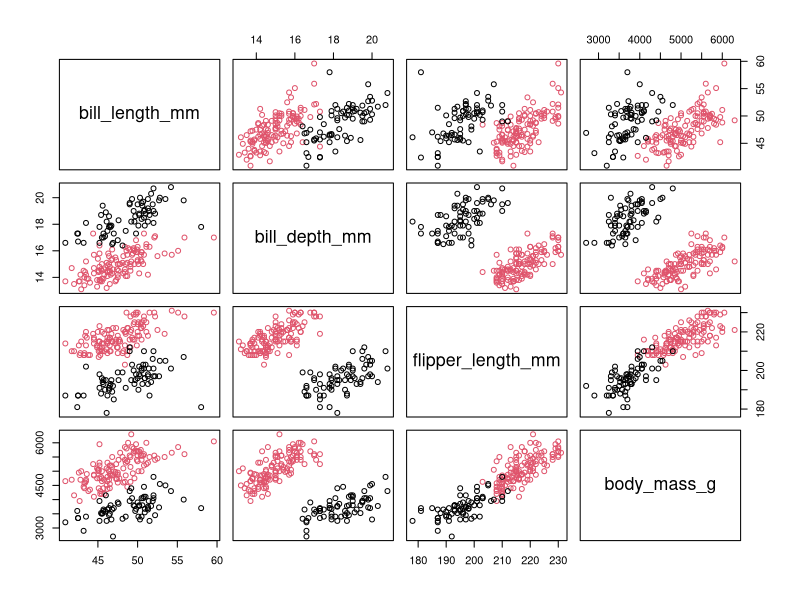
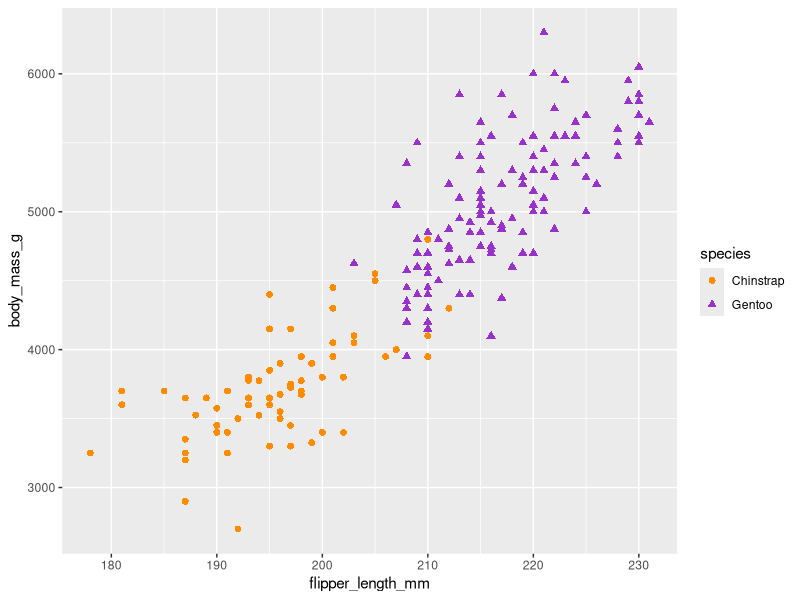
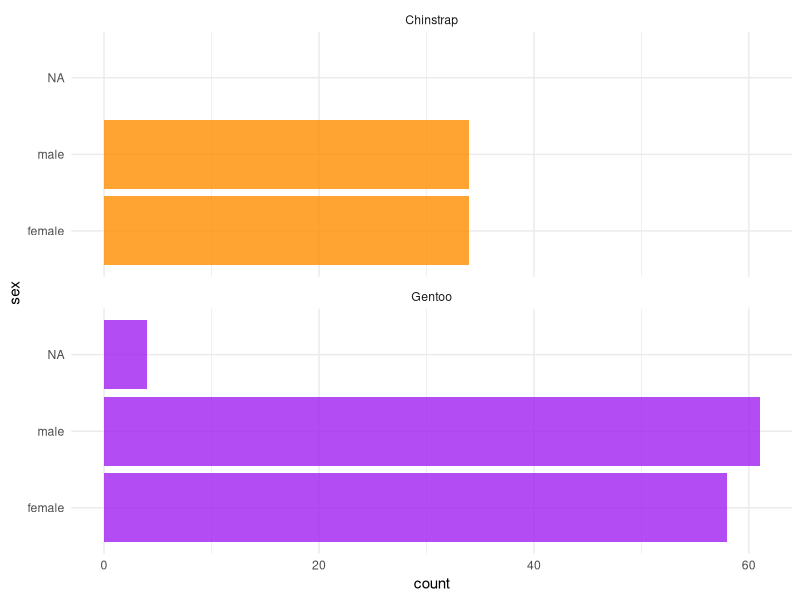
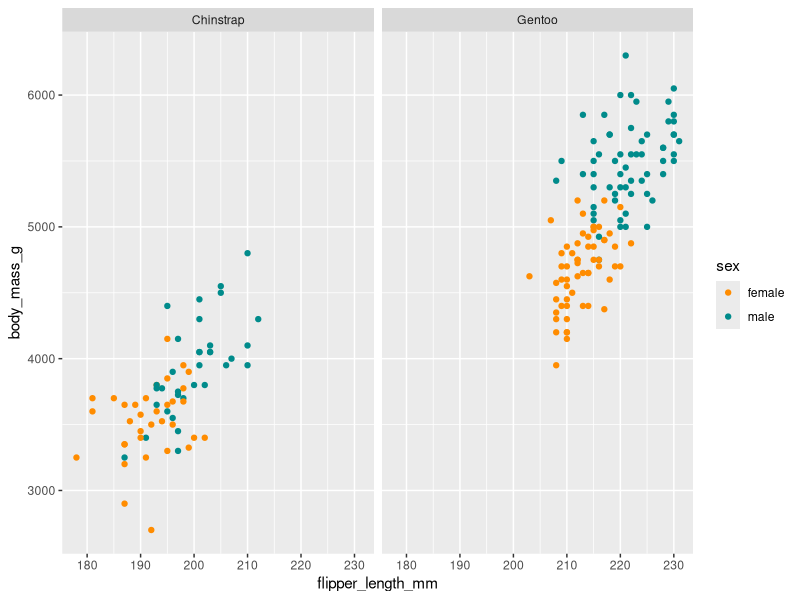

Write the R code that produced these figures, in order.
library(palmerpenguins)
library(ggplot2)

data = subset(penguins, penguins$species!='Adelie')
data = subset(data, !is.na(data$bill_length_mm))


X = cbind( data$sex, data$bill_length_mm, data$bill_depth_mm, data$flipper_length_mm, data$body_mass_g)
categoria<-factor(data$species)
pairs(X[,2:5], col= categoria, labels = c( "bill_length_mm", "bill_depth_mm", "flipper_length_mm",
                                            "body_mass_g",  "sex", "year"))

ggplot(data, aes(x = flipper_length_mm, y = body_mass_g)) +
  geom_point(aes(color = species, 
                 shape = species),
             size = 2) +
  scale_color_manual(values = c("darkorange","darkorchid","cyan4"))

ggplot(data, aes(x = sex, fill = species)) +
  geom_bar(alpha = 0.8) +
  scale_fill_manual(values = c("darkorange","purple","cyan4"),
                    guide = FALSE) +
  theme_minimal() +
  facet_wrap(~species, ncol = 1) +
  coord_flip()

ggplot(data, aes(x = flipper_length_mm,
                     y = body_mass_g)) +
  geom_point(aes(color = sex)) +
  scale_color_manual(values = c("darkorange","cyan4"),
                     na.translate = FALSE) +
  facet_wrap(~species)
